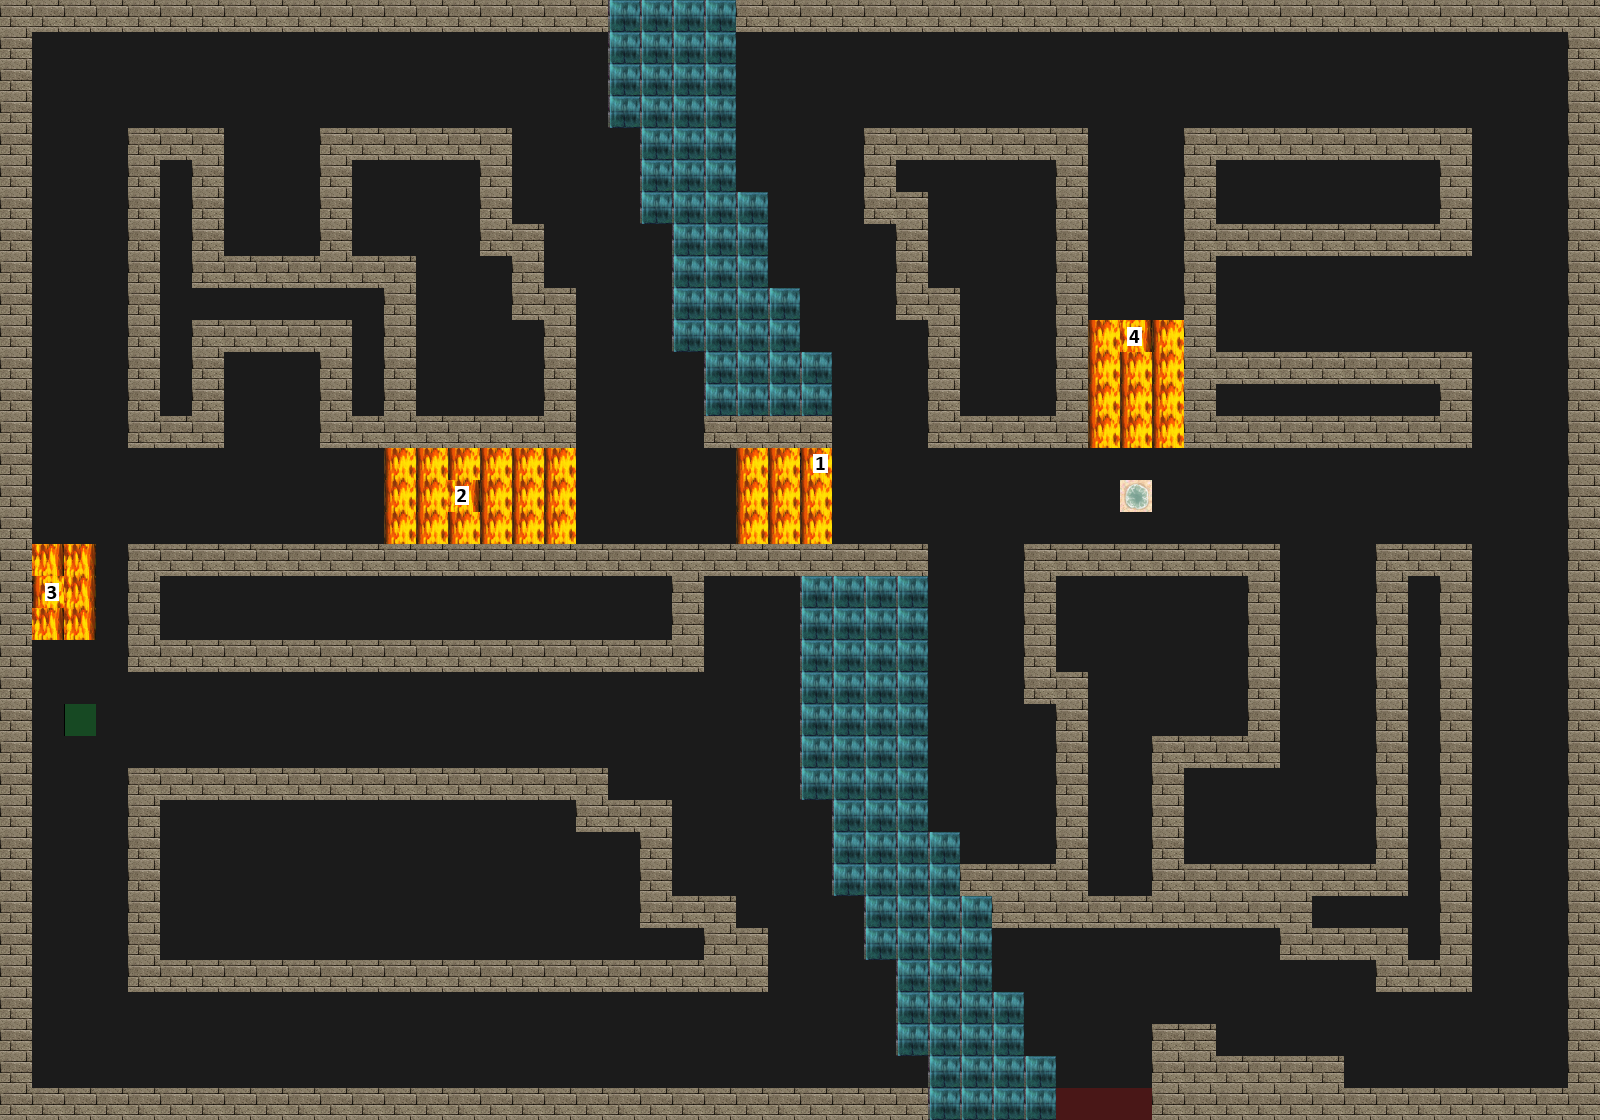

Rendered tile map (Tiled .tmx) drawn with the repository's tilesets; below, a short description and the map source with its tile grids summarised:
An orthogonal 50x35 tile map with 32x32 px tiles, 4 tile layers (Road, Wall, Utility, Trap), 4 tilesets.

<map version="1.0" tiledversion="1.1.5" orientation="orthogonal" renderorder="right-down" width="50" height="35" tilewidth="32" tileheight="32" infinite="0" nextobjectid="1">
 <tileset firstgid="1" source="tilesets/wallsandroofs.tsx" />
 <tileset firstgid="257" source="tilesets/meta.tsx" />
 <tileset firstgid="259" source="tilesets/road.tsx" />
 <tileset firstgid="260" source="tilesets/traps.tsx" />
 <layer name="Road" width="50" height="35">
  <data>[1750 cells, 1750 non-empty, 1 distinct tile ids]</data>
 </layer>
 <layer name="Wall" width="50" height="35">
  <data>[1750 cells, 600 non-empty, 2 distinct tile ids]</data>
 </layer>
 <layer name="Utility" width="50" height="35">
  <data>[1750 cells, 4 non-empty, 2 distinct tile ids]</data>
 </layer>
 <layer name="Trap" width="50" height="35">
  <data>[1750 cells, 46 non-empty, 7 distinct tile ids]</data>
 </layer>
</map>
